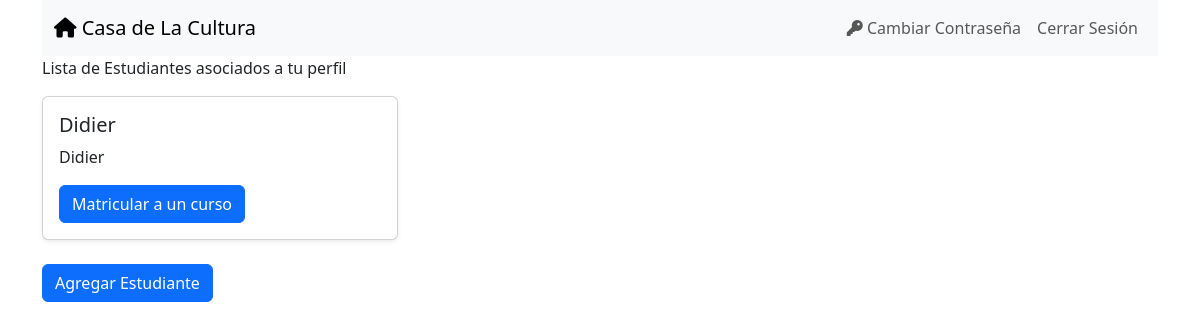
/cursos/estudiantes/ (signed in), run on an earlier commit of the app's database.
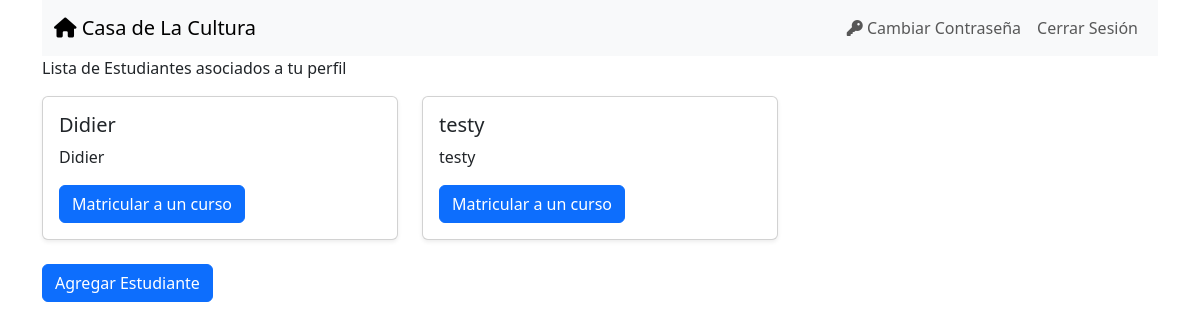
And on a later commit of the database.
### cursos/models.py (models this page shows, shortened)
class Estudiante(models.Model):
    usuario = models.ForeignKey(User,related_name='usuario_relacionado', on_delete=models.CASCADE,default=1)
    nombres = models.CharField(max_length=255)
    apellidos = models.CharField(max_length=255)
    tipo_documento_choices= {"cc":"Cedula de ciudadania","ti":"Tarjeta de identidad","rc":"Registro Civil","ce":"Cedula de Extranjería","pep":"Permiso especial de permanencia"}
    tipo_documento = models.CharField(max_length=255,choices=tipo_documento_choices)
    documento = models.CharField(max_length=255)
    fecha_nacimiento = models.DateField(blank=False)
    sisben = models.CharField(max_length=3)
    direccion = models.CharField(max_length=255)
    telefono = models.CharField(max_length=15)

### cursos/views.py (the view)
# urls.py: path("estudiantes/",views.estudiante_list,name="estudiante_list"),
@login_required(login_url="login")
def estudiante_list(request):
    Estudiantes = Estudiante.objects.filter(usuario=request.user)
    context = {
        "Estudiantes": Estudiantes
    }
    return render(request, "cursos/Estudiante_list.html", context)

### cursos/templates/cursos/Estudiante_list.html
{% extends "base.html" %}
{% block page_content %}
<p>Lista de Estudiantes asociados a tu perfil</p>
<div class="row">
    {% for Estudiante in Estudiantes %}
        <div class="col-md-4">
            <div class="card h-100 shadow-sm">
                <div class="card-body d-flex flex-column">
                    <h5 class="card-title">{{ Estudiante.nombres }}</h5>
                    <p class="card-text">{{ Estudiante.nombres|truncatewords:20 }}</p>
                    <div class="mt-auto">
                        <a href="{% url 'matricular' %}"
                        class="btn btn-primary btn-block">
                        Matricular a un curso
                        </a>
                    </div>
                </div>
            </div>
        </div>
    {% endfor %}
</div>
<br>
<a href="{% url 'estudiante_new' %}"
    class="btn btn-primary">
    Agregar Estudiante
</a>
{% endblock %}

What changed in the data, as far as the page shows it:
added Estudiante: nombres "testy"
